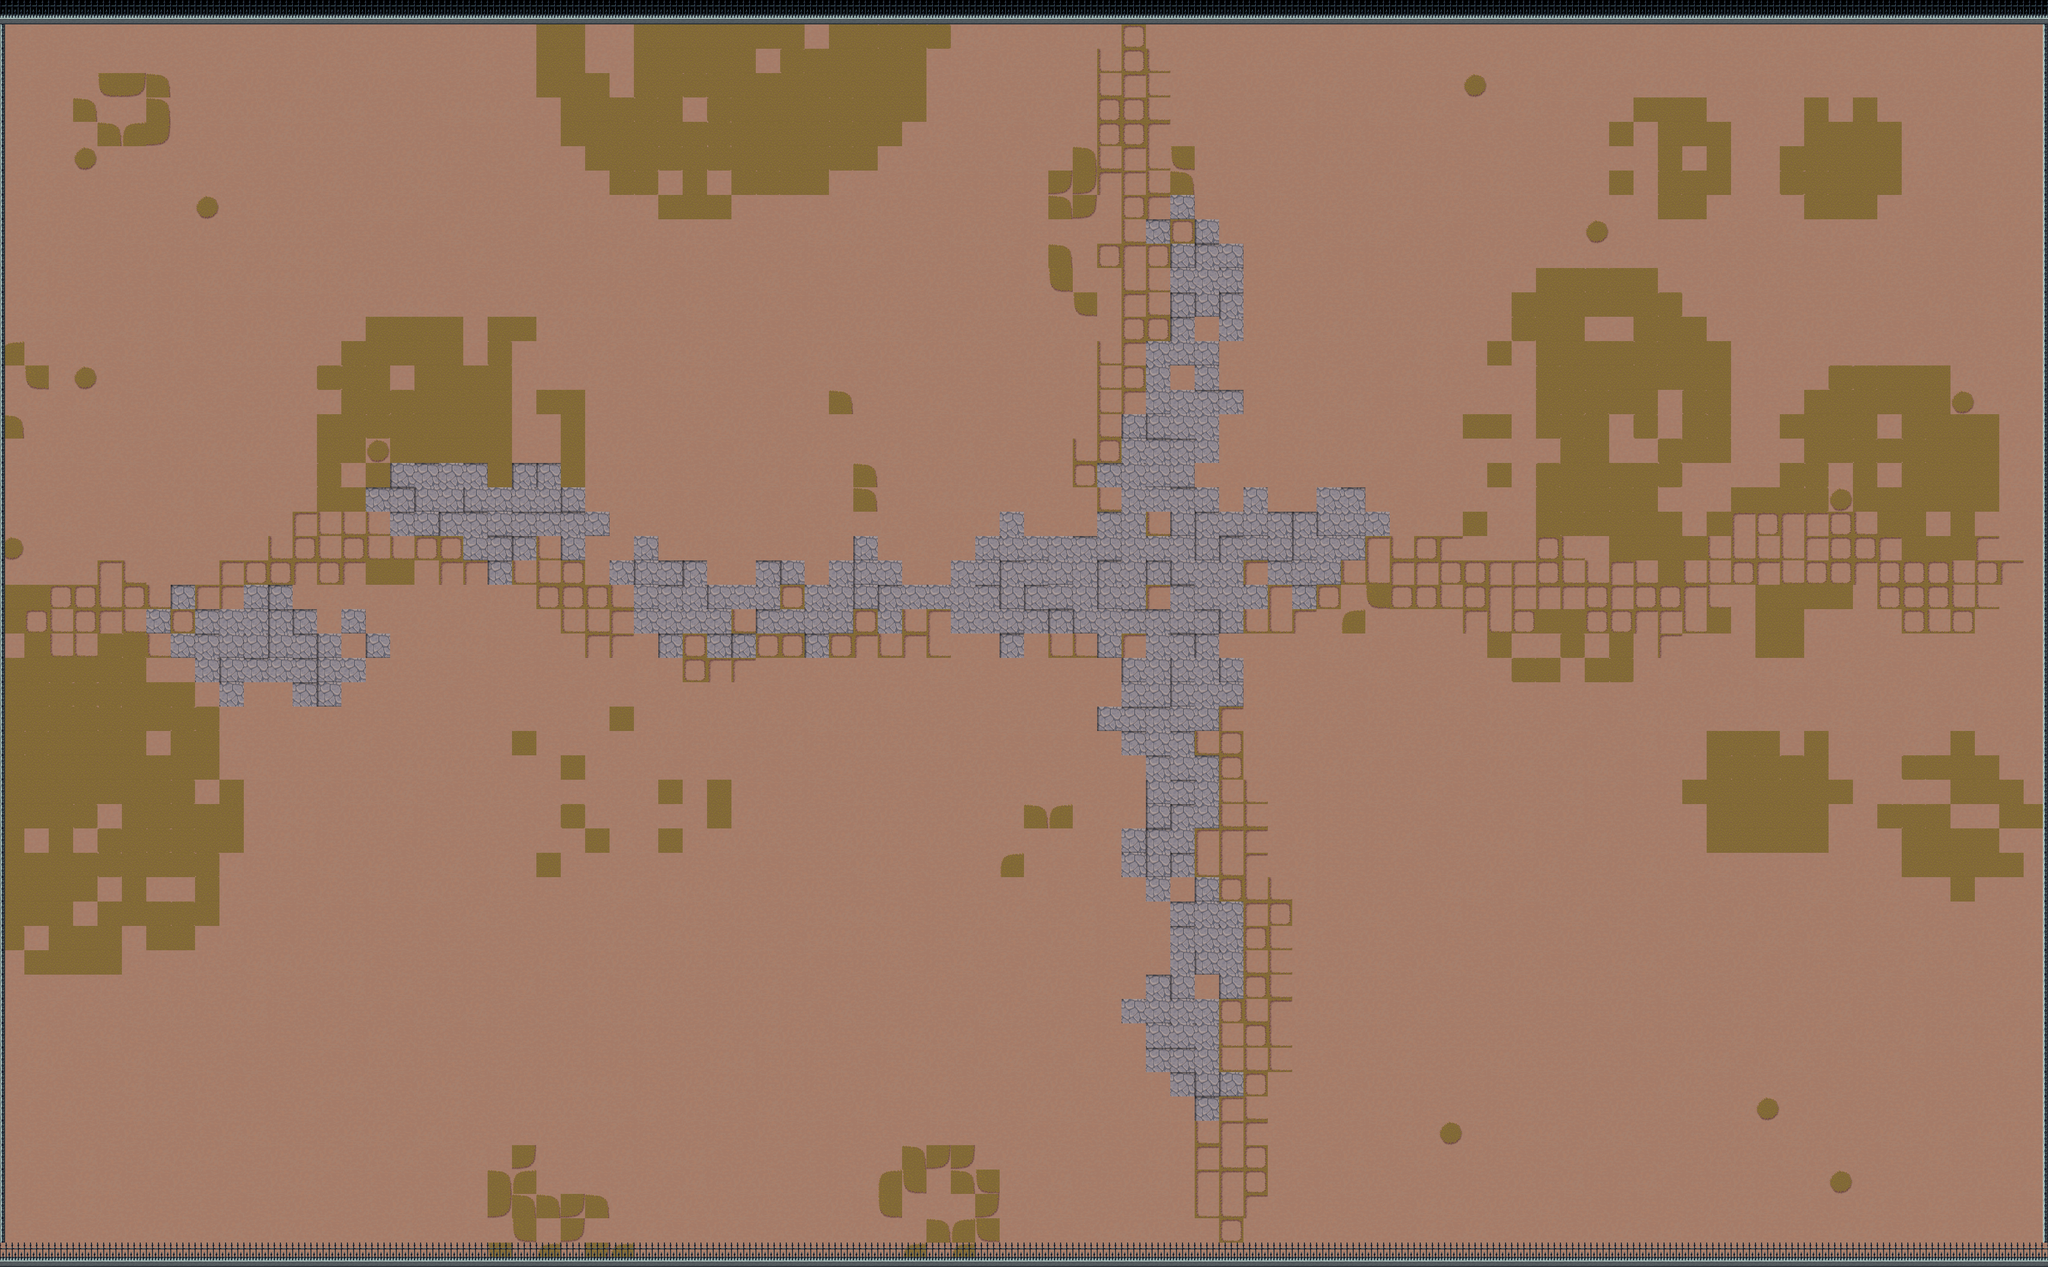

A level layout from a 2D game, rendered from its tile map. Below: a short description, then the map file with tile-grid data replaced by summaries:
An orthogonal 84x52 tile map with 48x48 px tiles, 3 tile layers (ground, decals, walls), 3 tilesets and 4 objects.

<map version="1.10" tiledversion="1.11.2" orientation="orthogonal" renderorder="right-down" width="84" height="52" tilewidth="48" tileheight="48" infinite="0" nextlayerid="9" nextobjectid="8">
 <tileset firstgid="1" name="Cemetery_Ground" tilewidth="48" tileheight="48" tilecount="24" columns="4">
  <image source="tiles/Cemetery_Ground.png" width="192" height="288" />
 </tileset>
 <tileset firstgid="25" name="Cemetery_Objects" tilewidth="48" tileheight="48" tilecount="63" columns="7">
  <image source="tiles/Cemetery_Objects.png" width="336" height="432" />
 </tileset>
 <tileset firstgid="88" name="Village_Ground" tilewidth="48" tileheight="48" tilecount="18" columns="6">
  <image source="tiles/Village_Ground.png" width="288" height="144" />
 </tileset>
 <objectgroup id="4" name="collisions">
  <object id="1" x="2418.67" y="292">
   <point />
  </object>
 </objectgroup>
 <objectgroup id="3" name="objects">
  <object id="4" gid="34" x="2456" y="315.333" width="48" height="48" />
  <object id="5" gid="34" x="2355.33" y="468" width="48" height="48" />
  <object id="7" x="13" y="24" width="316" height="24" />
 </objectgroup>
 <layer id="1" name="ground" width="84" height="52">
  <data>[4368 cells, 4284 non-empty, 21 distinct tile ids]</data>
 </layer>
 <layer id="2" name="decals" width="84" height="52">
  <data>[4368 cells, 269 non-empty, 6 distinct tile ids]</data>
 </layer>
 <layer id="5" name="walls" width="84" height="52">
  <data>[4368 cells, 268 non-empty, 3 distinct tile ids]</data>
 </layer>
</map>
